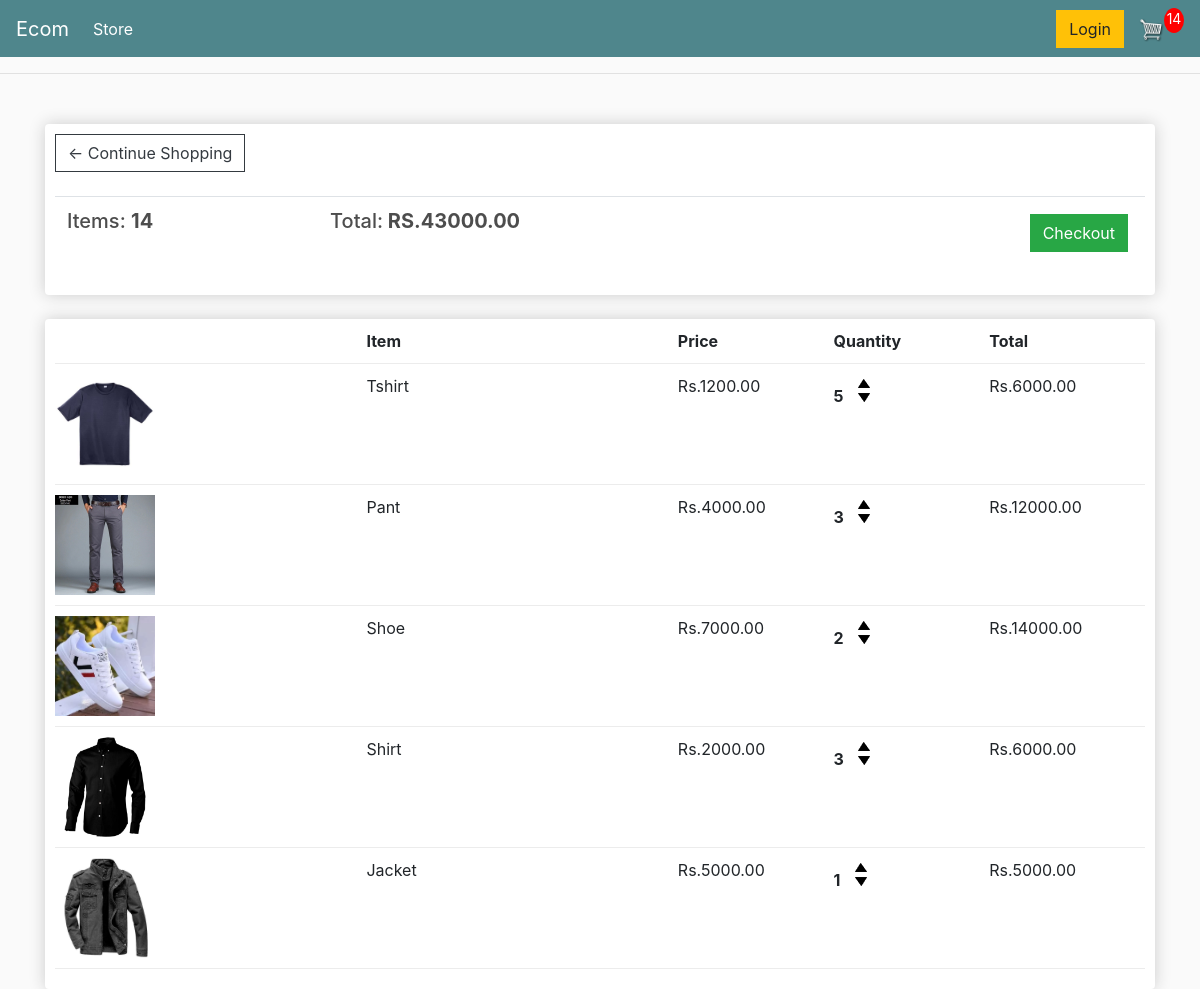
/cart/ (signed in), run on an earlier commit of the app's database.
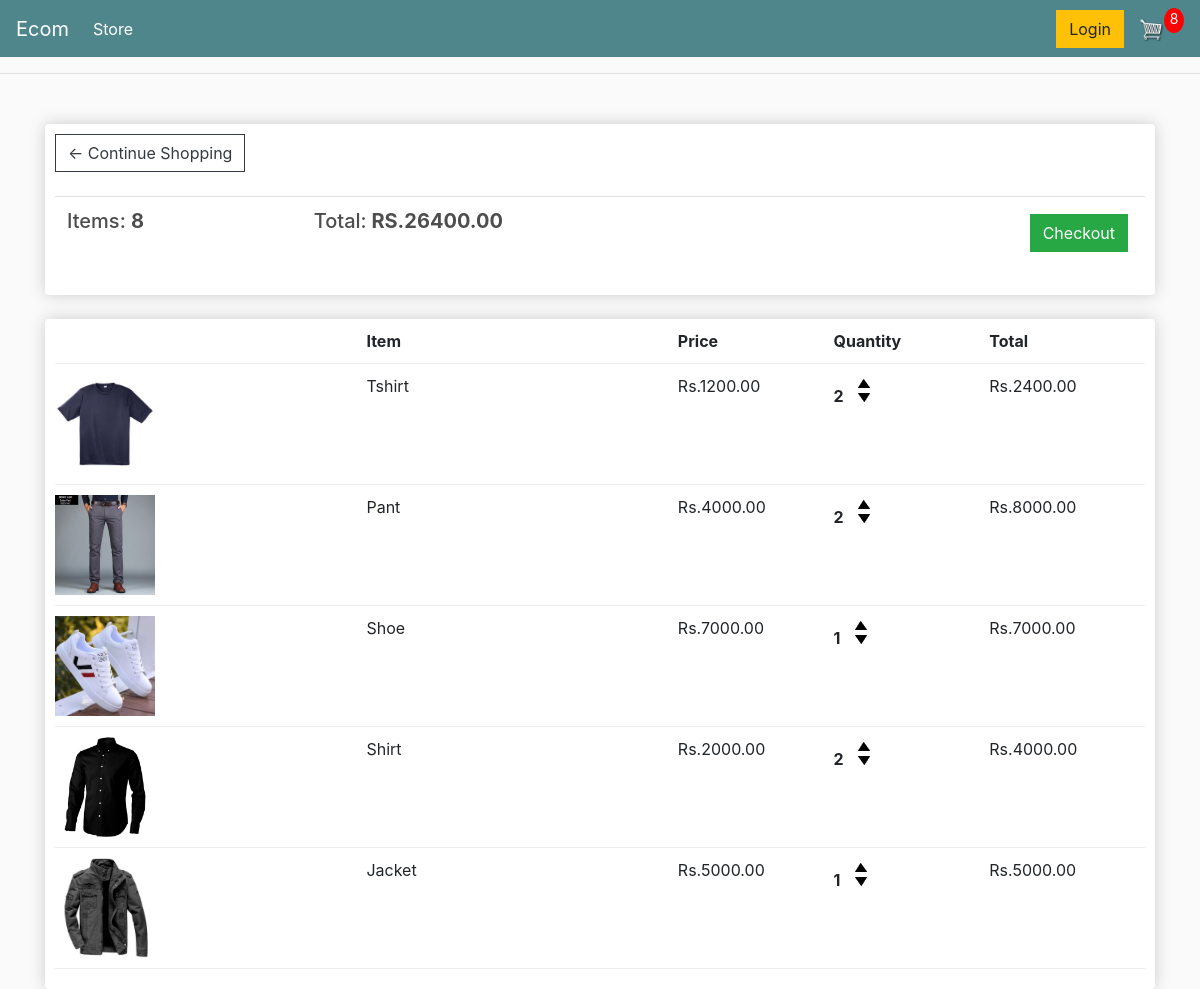
And on a later commit of the database.
### store/models.py (models this page shows, shortened)
class Order(models.Model):
    customer = models.ForeignKey(Customer, on_delete=models.SET_NULL, blank=True, null=True)
    date_order = models.DateTimeField(auto_now_add=True)
    complete = models.BooleanField(default=False, null=True, blank=True)
    transaction_id = models.CharField(max_length=200, null=True)
    @property
    def get_cart_items(self):
        orderitems = self.orderitem_set.all()
        total = sum([item.quantity for item in orderitems])
        return total
    @property
    def get_cart_total(self):
        orderitems = self.orderitem_set.all()
        total = sum([item.get_total for item in orderitems])
        return total

class OrderItem(models.Model):
    product = models.ForeignKey(Product, on_delete=models.SET_NULL, blank=True, null=True)
    order = models.ForeignKey(Order, on_delete=models.SET_NULL, blank=True, null=True)
    quantity = models.IntegerField(default=0, null=True, blank=True)
    date_added = models.DateTimeField(auto_now_add=True)
    @property
    def get_total(self):
        total = self.product.price * self.quantity
        return total

class Product(models.Model):
    name = models.CharField(max_length=200, null=True)
    price = models.FloatField()
    digital = models.BooleanField(default=False, null=True, blank=False)
    image = models.ImageField(null=True, blank=True)
    @property
    def imageURL(self):
        try:
            url = self.image.url
        except:
            url = ''
        return url

### store/views.py (the view)
# urls.py: path('cart/', views.cart, name="cart"),
def cart(request):
    if request.user.is_authenticated:
        customer = request.user.customer
        order, created = Order.objects.get_or_create(customer=customer, complete=False)
        items = order.orderitem_set.all()
        cartItems = order.get_cart_items
    else:
        items = []
        order = {'get_cart_items':0, 'get_cart_total':0, 'shipping': False}
        cartItems = order['get_cart_items']
    context = {'items': items, 'order': order, 'cartItems': cartItems}
    return render(request, 'store/cart.html', context)

### store/templates/store/cart.html
{% extends 'store/main.html' %}
{% load static %}
{% block content %}
<div class="row">
     <div class="col-lg-12">
          <div class="box-element">
               <a  class="btn btn-outline-dark" href="{% url 'store' %}">&#x2190; Continue Shopping</a>
               <br>
               <br>
               <table class="table">
                    <tr>
                         <th><h5>Items: <strong>{{order.get_cart_items}}</strong></h5></th>
                         <th><h5>Total:<strong> RS.{{order.get_cart_total|floatformat:2}}</strong></h5></th>
                         <th>
                              <a  style="float:right; margin:5px;" class="btn btn-success" href="{% url 'checkout' %}">Checkout</a>
                         </th>
                    </tr>
               </table>
          </div>
          <br>
          <div class="box-element">
               <div class="cart-row">
                    <div style="flex:2"></div>
                    <div style="flex:2"><strong>Item</strong></div>
                    <div style="flex:1"><strong>Price</strong></div>
                    <div style="flex:1"><strong>Quantity</strong></div>
                    <div style="flex:1"><strong>Total</strong></div>
               </div>
               {% for item in items %}
               <div class="cart-row">
                    <div style="flex:2"><img class="row-image" src="{{item.product.imageURL}}"></div>
                    <div style="flex:2"><p>{{item.product.name}}</p></div>
                    <div style="flex:1"><p>Rs.{{item.product.price|floatformat:2}}</p></div>
                    <div style="flex:1">
                         <p class="quantity">{{item.quantity}}</p>
                         <div class="quantity">
                              <img data-product="{{item.product.id}}" data-action="add" class="chg-quantity update-cart" src="{% static  'images/arrow-up.png' %}">
                              <img data-product="{{item.product.id}}" data-action="remove" class="chg-quantity update-cart" src="{% static  'images/arrow-down.png' %}">
                         </div>
                    </div>
                    <div style="flex:1"><p>Rs.{{item.get_total|floatformat:2}}</p></div>
               </div>
               {% endfor %}
          </div>
     </div>
</div>
{% endblock content %}

What changed in the data, as far as the page shows it:
changed through a linked row, Order: get_cart_items "14" → "8"; get_cart_total "43000.00" → "26400.00"
changed OrderItem "Tshirt": quantity "5" → "2"; get_total "6000.00" → "2400.00"
changed OrderItem "Pant": quantity "3" → "2"; get_total "12000.00" → "8000.00"
changed OrderItem "Shoe": quantity "2" → "1"; get_total "14000.00" → "7000.00"
changed OrderItem "Shirt": quantity "3" → "2"; get_total "6000.00" → "4000.00"
Also different on the page:
{{ cartItems }}: "14" → "8"
